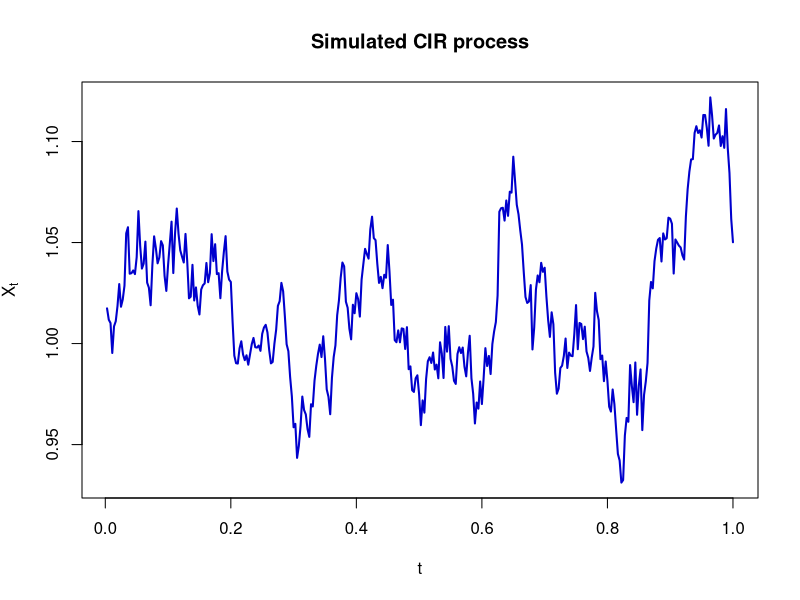

Reproduce this figure in R.
# clear variables and close windows
rm(list = ls(all = TRUE))
graphics.off()

# set parameters for the simulation
Tobs = 360
alpha = 5
mu    = 1
sigma = 0.2

dt = 1/Tobs

# initial value of X (X_0):
X = mu

# set a seed if you want this simmulation to be reproducible
# set.seed(123) 

# simulates a mean reverting square root process around mu
for (i in 1:Tobs) {
  dW = rnorm(1) * sqrt(dt)
  dX = alpha * (mu - X[i]) * dt + sigma * sqrt(abs(X[i])) * dW
  X  = c(X, X[i] + dX)
}
  
X = X[-1]

# plot
t = (1:Tobs)/Tobs
plot(t, X, main = 'Simulated CIR process', xlab = 't', ylab = expression(X[t]), type = "l", col = "blue3", lwd = 2)
